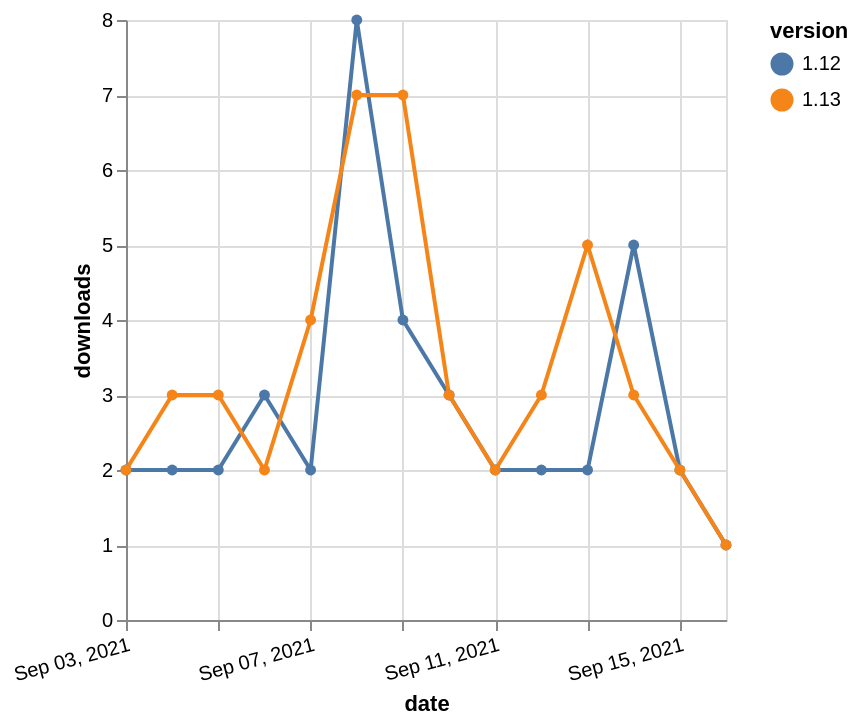

Specify this chart in Vega-Lite:
### Vega-Lite specification from a JSON file in a GitHub repository (floating-point values rounded to 4 significant figures)
{"$schema": "https://vega.github.io/schema/vega-lite/v5.json", "description": "A simple bar chart with embedded data.", "data": {"values": [{"date": "2021-09-03", "total": 4435, "delta": 2, "version": "1.12"}, {"date": "2021-09-04", "total": 4437, "delta": 2, "version": "1.12"}, {"date": "2021-09-05", "total": 4439, "delta": 2, "version": "1.12"}, {"date": "2021-09-06", "total": 4442, "delta": 3, "version": "1.12"}, {"date": "2021-09-07", "total": 4444, "delta": 2, "version": "1.12"}, {"date": "2021-09-08", "total": 4452, "delta": 8, "version": "1.12"}, {"date": "2021-09-09", "total": 4456, "delta": 4, "version": "1.12"}, {"date": "2021-09-10", "total": 4459, "delta": 3, "version": "1.12"}, {"date": "2021-09-11", "total": 4461, "delta": 2, "version": "1.12"}, {"date": "2021-09-12", "total": 4463, "delta": 2, "version": "1.12"}, {"date": "2021-09-13", "total": 4465, "delta": 2, "version": "1.12"}, {"date": "2021-09-14", "total": 4470, "delta": 5, "version": "1.12"}, {"date": "2021-09-15", "total": 4472, "delta": 2, "version": "1.12"}, {"date": "2021-09-16", "total": 4473, "delta": 1, "version": "1.12"}, {"date": "2021-09-03", "total": 3364, "delta": 2, "version": "1.13"}, {"date": "2021-09-04", "total": 3367, "delta": 3, "version": "1.13"}, {"date": "2021-09-05", "total": 3370, "delta": 3, "version": "1.13"}, {"date": "2021-09-06", "total": 3372, "delta": 2, "version": "1.13"}, {"date": "2021-09-07", "total": 3376, "delta": 4, "version": "1.13"}, {"date": "2021-09-08", "total": 3383, "delta": 7, "version": "1.13"}, {"date": "2021-09-09", "total": 3390, "delta": 7, "version": "1.13"}, {"date": "2021-09-10", "total": 3393, "delta": 3, "version": "1.13"}, {"date": "2021-09-11", "total": 3395, "delta": 2, "version": "1.13"}, {"date": "2021-09-12", "total": 3398, "delta": 3, "version": "1.13"}, {"date": "2021-09-13", "total": 3403, "delta": 5, "version": "1.13"}, {"date": "2021-09-14", "total": 3406, "delta": 3, "version": "1.13"}, {"date": "2021-09-15", "total": 3408, "delta": 2, "version": "1.13"}, {"date": "2021-09-16", "total": 3409, "delta": 1, "version": "1.13"}]}, "width": "container", "mark": {"type": "line", "point": {"filled": true}}, "encoding": {"x": {"field": "date", "type": "temporal", "timeUnit": "yearmonthdate", "title": "date", "axis": {"labelAngle": -15}}, "y": {"field": "delta", "type": "quantitative", "title": "downloads"}, "color": {"field": "version", "type": "nominal"}, "tooltip": {"field": "delta"}}}
